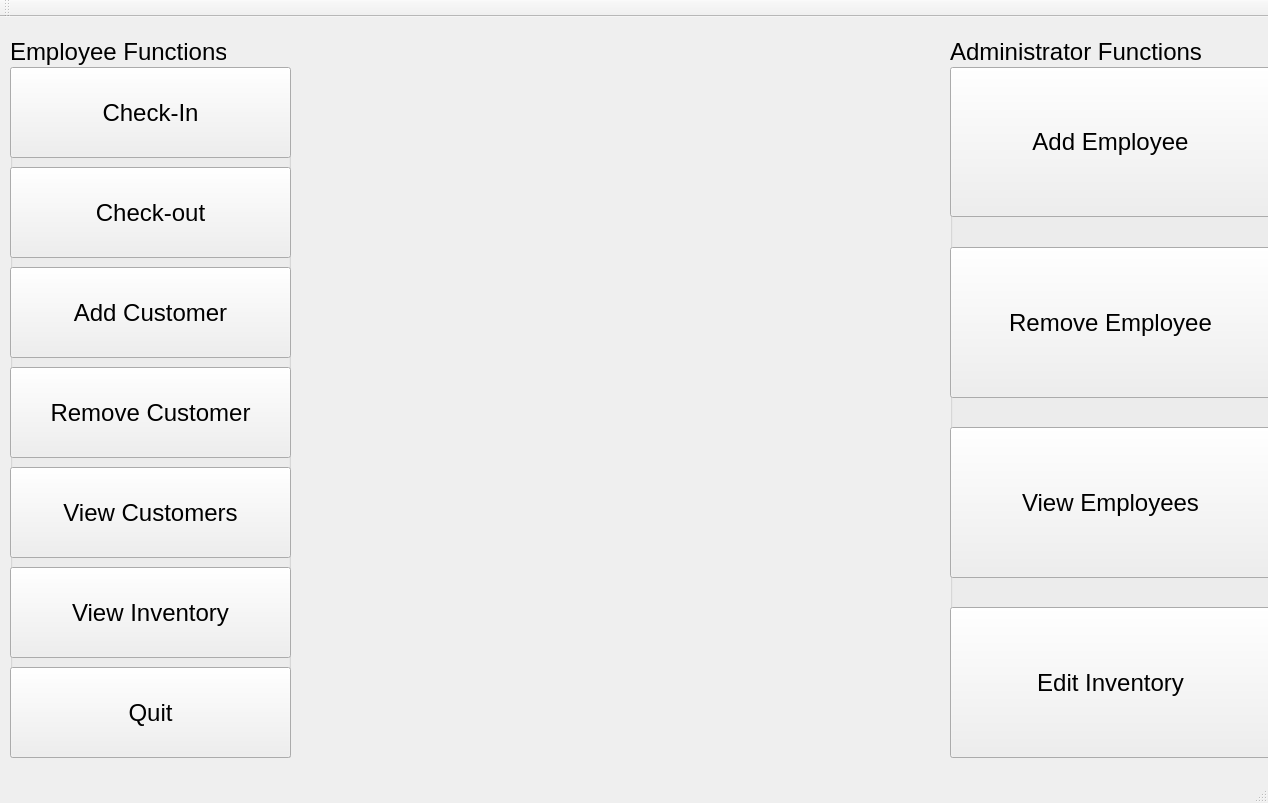
<?xml version="1.0" encoding="UTF-8"?>
<ui version="4.0">
 <class>MainWindow</class>
 <widget class="QMainWindow" name="MainWindow">
  <property name="enabled">
   <bool>true</bool>
  </property>
  <property name="geometry">
   <rect>
    <x>0</x>
    <y>0</y>
    <width>1268</width>
    <height>803</height>
   </rect>
  </property>
  <property name="minimumSize">
   <size>
    <width>600</width>
    <height>600</height>
   </size>
  </property>
  <property name="maximumSize">
   <size>
    <width>1920</width>
    <height>1080</height>
   </size>
  </property>
  <property name="windowTitle">
   <string>Blockbusted</string>
  </property>
  <widget class="QWidget" name="centralWidget">
   <widget class="QGroupBox" name="groupBox_2">
    <property name="geometry">
     <rect>
      <x>950</x>
      <y>20</y>
      <width>321</width>
      <height>721</height>
     </rect>
    </property>
    <property name="font">
     <font>
      <pointsize>18</pointsize>
     </font>
    </property>
    <property name="title">
     <string>Administrator Functions</string>
    </property>
    <widget class="QPushButton" name="add_emp">
     <property name="geometry">
      <rect>
       <x>0</x>
       <y>30</y>
       <width>321</width>
       <height>150</height>
      </rect>
     </property>
     <property name="sizePolicy">
      <sizepolicy hsizetype="Fixed" vsizetype="Fixed">
       <horstretch>0</horstretch>
       <verstretch>0</verstretch>
      </sizepolicy>
     </property>
     <property name="minimumSize">
      <size>
       <width>300</width>
       <height>150</height>
      </size>
     </property>
     <property name="maximumSize">
      <size>
       <width>500</width>
       <height>150</height>
      </size>
     </property>
     <property name="baseSize">
      <size>
       <width>300</width>
       <height>150</height>
      </size>
     </property>
     <property name="text">
      <string>Add Employee</string>
     </property>
    </widget>
    <widget class="QPushButton" name="remove_emp">
     <property name="geometry">
      <rect>
       <x>0</x>
       <y>210</y>
       <width>321</width>
       <height>151</height>
      </rect>
     </property>
     <property name="text">
      <string>Remove Employee</string>
     </property>
    </widget>
    <widget class="QPushButton" name="view_emp">
     <property name="geometry">
      <rect>
       <x>0</x>
       <y>390</y>
       <width>321</width>
       <height>151</height>
      </rect>
     </property>
     <property name="text">
      <string>View Employees</string>
     </property>
    </widget>
    <widget class="QPushButton" name="edit_Inv">
     <property name="geometry">
      <rect>
       <x>0</x>
       <y>570</y>
       <width>321</width>
       <height>151</height>
      </rect>
     </property>
     <property name="text">
      <string>Edit Inventory</string>
     </property>
    </widget>
   </widget>
   <widget class="QGroupBox" name="groupBox_3">
    <property name="geometry">
     <rect>
      <x>10</x>
      <y>20</y>
      <width>281</width>
      <height>721</height>
     </rect>
    </property>
    <property name="font">
     <font>
      <pointsize>18</pointsize>
     </font>
    </property>
    <property name="title">
     <string>Employee Functions</string>
    </property>
    <widget class="QLabel" name="label">
     <property name="geometry">
      <rect>
       <x>30</x>
       <y>30</y>
       <width>55</width>
       <height>16</height>
      </rect>
     </property>
     <property name="text">
      <string/>
     </property>
    </widget>
    <widget class="QPushButton" name="fts">
     <property name="geometry">
      <rect>
       <x>0</x>
       <y>630</y>
       <width>281</width>
       <height>91</height>
      </rect>
     </property>
     <property name="sizePolicy">
      <sizepolicy hsizetype="Minimum" vsizetype="Fixed">
       <horstretch>0</horstretch>
       <verstretch>3</verstretch>
      </sizepolicy>
     </property>
     <property name="text">
      <string>Quit</string>
     </property>
    </widget>
    <widget class="QPushButton" name="check_in">
     <property name="geometry">
      <rect>
       <x>0</x>
       <y>30</y>
       <width>281</width>
       <height>91</height>
      </rect>
     </property>
     <property name="text">
      <string>Check-In</string>
     </property>
    </widget>
    <widget class="QPushButton" name="check_out">
     <property name="geometry">
      <rect>
       <x>0</x>
       <y>130</y>
       <width>281</width>
       <height>91</height>
      </rect>
     </property>
     <property name="text">
      <string>Check-out</string>
     </property>
    </widget>
    <widget class="QPushButton" name="add_Customer">
     <property name="geometry">
      <rect>
       <x>0</x>
       <y>230</y>
       <width>281</width>
       <height>91</height>
      </rect>
     </property>
     <property name="text">
      <string>Add Customer</string>
     </property>
    </widget>
    <widget class="QPushButton" name="remove_Customer">
     <property name="geometry">
      <rect>
       <x>0</x>
       <y>330</y>
       <width>281</width>
       <height>91</height>
      </rect>
     </property>
     <property name="text">
      <string>Remove Customer</string>
     </property>
    </widget>
    <widget class="QPushButton" name="view_Customers">
     <property name="geometry">
      <rect>
       <x>0</x>
       <y>430</y>
       <width>281</width>
       <height>91</height>
      </rect>
     </property>
     <property name="text">
      <string>View Customers</string>
     </property>
    </widget>
    <widget class="QPushButton" name="view_Inv">
     <property name="geometry">
      <rect>
       <x>0</x>
       <y>530</y>
       <width>281</width>
       <height>91</height>
      </rect>
     </property>
     <property name="text">
      <string>View Inventory</string>
     </property>
    </widget>
   </widget>
  </widget>
  <widget class="QMenuBar" name="menuBar">
   <property name="geometry">
    <rect>
     <x>0</x>
     <y>0</y>
     <width>1268</width>
     <height>22</height>
    </rect>
   </property>
  </widget>
  <widget class="QToolBar" name="mainToolBar">
   <attribute name="toolBarArea">
    <enum>TopToolBarArea</enum>
   </attribute>
   <attribute name="toolBarBreak">
    <bool>false</bool>
   </attribute>
  </widget>
  <widget class="QStatusBar" name="statusBar"/>
 </widget>
 <layoutdefault spacing="6" margin="11"/>
 <resources/>
 <connections/>
</ui>
